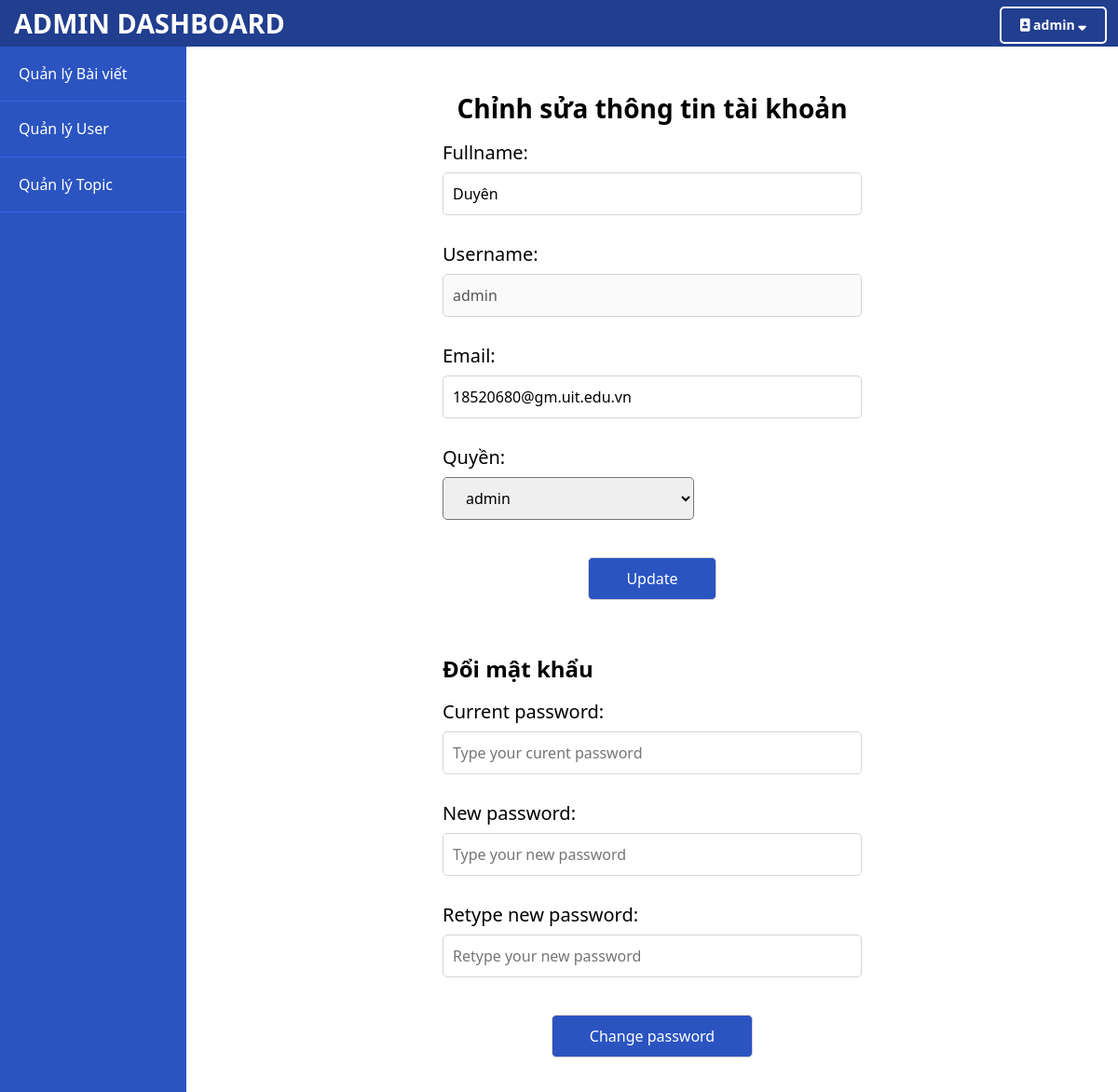
The page /admin/user/edit.php?id=1 (signed in) on the database its author committed.
### tables this page shows
CREATE TABLE `users` (
  `id` int(11) NOT NULL,
  `email` varchar(255) NOT NULL,
  `username` varchar(255) NOT NULL,
  `password` varchar(255) NOT NULL,
  `fullname` varchar(255) NOT NULL,
  `role_id` int(11) NOT NULL,
  `verification_hash` varchar(255) NOT NULL,
  `IsActivated` tinyint(1) NOT NULL,
  `create_date` timestamp NOT NULL DEFAULT current_timestamp(),
  `update_date` timestamp NOT NULL DEFAULT current_timestamp() ON UPDATE current_timestamp()
);

### models/UserModel.php (called while the page is built, shortened)
<?php
require_once(ROOT_PATH . "/include/config.php");
class User
{
    public function getUserById($id)
    {
        global $conn;
        $sql = "SELECT * FROM users WHERE id = $id";
        $result = mysqli_query($conn, $sql);
        $final = mysqli_fetch_array($result);
        return $final;
    }
    public function GetAllRoles()
    {
        global $conn;
        $sql = "SELECT * FROM roles";
        $result = mysqli_query($conn, $sql);
        $posts = mysqli_fetch_all($result, MYSQLI_ASSOC);
        $final = array();
        foreach ($posts as $post) {
            array_push($final, $post);
        }
        return $final;
    }
}

### admin/user/edit.php (the view, shortened to what this page needs)
<?php
require_once(ROOT_PATH . '/models/UserModel.php');
$user_model = new User();
if (isset($_SESSION['user_id']) && $_SESSION['user_role_id'] === 1) {
    $user = $user_model->getUserById($_GET['id']); ?>
<?php
include(ROOT_PATH . '/admin/include/head.php'); ?>
</head>
<body>
<div class="admin-header">
    <div class="logo">
        <a href="<?php echo BASE_URL . "dashboard/"; ?>">ADMIN DASHBOARD</a>
    </div>
    <?php include(ROOT_PATH . '/admin/include/menu.php'); ?>
    </div>
<?php
    include(ROOT_PATH . '/admin/include/sidebar.php'); ?>
<div class="admin-content">
    <div class="title">
        <p>Chỉnh sửa thông tin tài khoản</p>
    </div>
    <div class="edit-user-form">
        <form action="" method="post" name="form" enctype="multipart/form-data">
            <div class="row">
                <div class="col-25">
                    <label for="fullname">Fullname:</label>
                </div>
                <div class="col-75">
                    <input type="text" id="fullname" name="fullname"
                        placeholder="Nguyễn Văn A..." value="<?php echo $user['fullname'] ?>">
                </div>
            </div>
            <div class="row">
                <div class="col-25">
                    <label for="username">Username:</label>
                </div>
                <div class="col-75">
                    <input type="text" id="username" name="username"
                        placeholder="Type username here..." disabled value="<?php echo $user['username'] ?>">
                </div>
            </div>
            <div class="row">
                <div class="col-25">
                    <label for="email">Email:</label>
                </div>
                <div class="col-75">
                    <input type="text" id="email" name="email"
                        placeholder="Type your email here..." value="<?php echo $user['email'] ?>">
                </div>
            </div>
            <div class="row">
                <div class="col-25">
                    <label for="role_id">Quyền:</label>
                </div>
                <div class="col-75">
                <select name="role_id" id="role_id">
                    <?php
                    $roles = $user_model->GetAllRoles();
    foreach ($roles as $role) {
        if ($role['id'] === $user['role_id']) {
            ?>
                            <option value="<?php echo $role['id'] ?>" selected><?php echo $role['role'] ?></option>
                        <?php
        } else {?>
                            <option value="<?php echo $role['id'] ?>"><?php echo $role['role'] ?></option>
                        <?php
                    }
    } ?>
                </select>
                </div>
            </div>
            <div class="btn-group">
                <input type="submit" value="Update" name="update-user">
            </div>
        </form>
    </div>
    <div class="change-pass-form" style="margin-top: 50px">
            <h2>Đổi mật khẩu</h2>
                <form action="" method="post" name="form" enctype="multipart/form-data">
                    <div class="row">
                        <div class="col-25">
                            <label for="Oldpassword">Current password:</label>
                        </div>
                        <div class="col-75">
                            <input type="password" id="Oldpassword" name="Oldpassword" placeholder="Type your curent password">
                        </div>
                    </div>
                    <div class="row">
                        <div class="col-25">
                            <label for="password">New password:</label>
                        </div>
                        <div class="col-75">
                            <input type="password" id="password" name="password" placeholder="Type your new password">
                        </div>
                    </div>
                    <div class="row">
                        <div class="col-25">
                            <label for="passwordConf">Retype new password:</label>
                        </div>
                        <div class="col-75">
                            <input type="password" id="passwordConf" name="passwordConf" placeholder="Retype your new password" >
                        </div>
                    </div>
                    <div class="btn-group">
                        <input type="submit" value="Change password" name="change-password">
                    </div>
                </form>
            </div>
</div>
</body>
</html>
<?php
} else {
        header('location: ' . BASE_URL);
    }?>

### assets/css/admin-style.css (style rules this page uses)
* { box-sizing: border-box; padding: 0px; margin: 0px; font-family: 'Segoe UI', Tahoma, Geneva, Verdana, sans-serif; }
.admin-header { height: var(--admin-header-height); width: 100%; background-color: #213e8f; color: white; position: fixed; top: 0; left: 0; display: flex; justify-content: space-between; }
.admin-header .logo { margin-top: 8px; }
.admin-header .logo a { text-decoration: none; color: white; padding: 5px 15px; font-size: 1.8rem; font-weight: 600; }
.admin-content { padding: 30px 50px; margin-left: var(--admin-sidebar-width); margin-top: var(--admin-header-height); overflow-y: auto; }
.admin-content .title { text-align: center; font-size: 28px; margin: 20px 0; font-weight: bold; }
.btn-group { display: flex; justify-content: center; }

### assets/css/form.css (style rules this page uses)
.edit-user-form, .change-pass-form { width: 50%; margin: 0 auto; }
form .row { margin: 20px 0; }
form .row:after { content: ""; display: block; clear: both; }
.add-post-form form label, .edit-post-form form label, .add-topic-form form label, .edit-topic-form form label, .add-user-form form label, .edit-user-form form label, .change-pass-form form label { font-size: 20px; font-weight: 400; margin: 20px 0 10px; }
.add-post-form form input[type="submit"], .edit-post-form form input[type="submit"], .add-topic-form form input[type="submit"], .edit-topic-form form input[type="submit"], .add-user-form form input[type="submit"], .edit-user-form form input[type="submit"], .change-pass-form form input[type="submit"] { width: auto; padding: 10px 40px; float: right; font-size: 16px; font-weight: 500; background-color: #2B54C1; color: white; border-radius: 5px; cursor: pointer; }
.edit-user-form form select, .change-pass-form form select { width: 60%; padding: 10px 20px; margin: 10px 0; font-size: 16px; border-radius: 5px; outline: none; }
.add-post-form form input, .edit-post-form form input, .add-topic-form form input, .edit-topic-form form input, .add-user-form form input, .edit-user-form form input, .change-pass-form form input, .add-post-form form textarea, .edit-post-form form textarea, .add-topic-form form textarea, .edit-topic-form form textarea, .add-user-form form textarea, .edit-user-form form textarea, .change-pass-form form textarea { width: 100%; padding: 10px; margin: 10px 0; font-size: 16px; resize: none; outline: none; border: 1px solid #dbd3d3; border-radius: 5px; line-height: 1.5; }
form:after { content: ""; display: block; clear: both; }

### rows shown on the page
users: fullname "Duyên", username "admin", email "18520680@gm.uit.edu.vn"

### other values the page prints
$_SESSION['user_username'] "admin"
form field role_id "admin"
